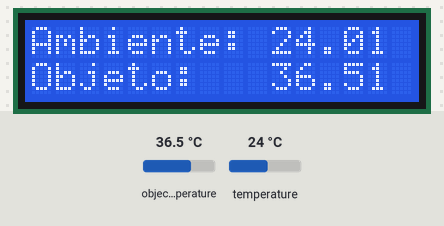
Bench run of a sketch on a simulated Arduino Uno, built with avr-gcc and run on an emulated ATmega328P. Parts: 16×2 character LCD. Inputs (shaded band) come from the test bench; at power-on: object temperature 36.5 °C, temperature 24 °C. What the sketch prints to the serial monitor is not drawn.

Above: at 1.2 s.
1.3 s: object temperature set to 20 °C
At 2.2 s:
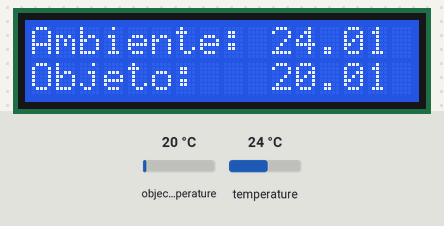
3.0 s: temperature set to 12 °C
At 3.9 s:
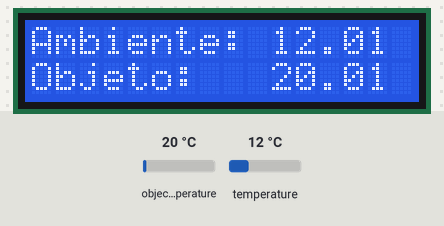
4.6 s: object temperature set to 26 °C
At 5.7 s:
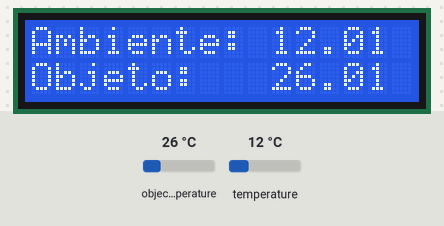
7.6 s: temperature set to 19 °C
At 8.6 s:
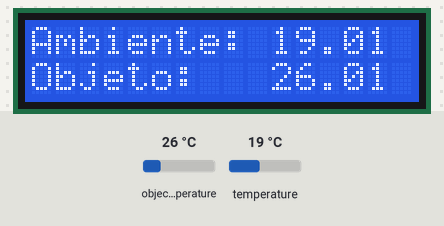
Timing chart, 0 to 10.6 s (numbered marks = the images above; inputs shaded):
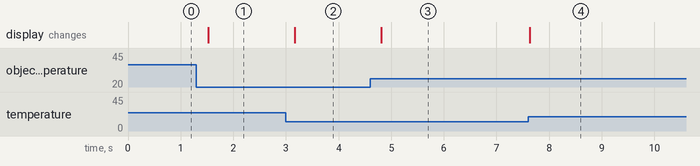

Measured:
- after the input at 1.3 s, the display: changes after 0.22 s (image 1)
- after the input at 3.0 s, the display: changes after 0.17 s (image 2)
- after the input at 4.6 s, the display: changes after 0.21 s (image 3)
- after the input at 7.6 s, the display: changes at once (image 4)

The sketch:

Sindra_MLX90614_LCD.ino
```cpp
// ---------------------------------------------------------------------------------------------------------
// Samuel Sindra - 07/2017 - Teste display LCD 16X2 - I2C e sensor térmico MLX90614
// Placa controladora utilizada: Arduino UNO
// Portas utilizadas: GND | VCC=5V | SDA | SCL
// Módulo LCD I2C - Configuração 0x3f (Cada módulo pode apresentar endereço diferente e é configurável na placa.
// Múdulo MLX90614 - Configuração padrão
// ---------------------------------------------------------------------------------------------------------

// Carregar biblioteca do módulo I2C para o display
#include <LiquidCrystal_I2C.h>

// Carregar biblioteca MLX90614
#include <Adafruit_MLX90614.h>

// Carregar biblioteca de comunicação I2C
#include <Wire.h>

// Inicializando o LCD conforme endereço I2C do módulo
LiquidCrystal_I2C lcd(0x3f,2,1,0,4,5,6,7,3, POSITIVE);

Adafruit_MLX90614 sensor = Adafruit_MLX90614();  // Cria objeto

// Função SETUP - Configurações gerais
void setup()
{
  Serial.begin(57600);  // Inicializa porta serial
  lcd.begin (16,2); // Informa o padrão do LCD: (16,2) ou (20,4)
  lcd.setBacklight(HIGH);  // Habilita o backlight do display, se disponível
  sensor.begin();  // Inicializa o sensor MLX90614
  Serial.println("Avaliacao de temperatura com o MLX90614");
  Serial.println("Temperatura ambiente e objeto a frente do sensor");
  Serial.println("Apresentacao em display LCD 16X2 via I2C");
}

// Função LOOP - Execução contínua
void loop()
{
  // Apresentação dos dados no display
  lcd.clear();  // Apaga o display
  lcd.setCursor(0,0);  // Posicionar o cursor na esquerda, em cima (X,Y) ou (coluna X linha)
  lcd.print("Ambiente:");  // Mostra texto na primeira linha
  lcd.setCursor(10,0);
  lcd.print(sensor.readAmbientTempC());  // Mostra temperatura do ambiente em ºC
  lcd.setCursor(0,1);  // Posicionar o cursor na esquerda, em cima (X,Y) ou (coluna X linha)
  lcd.print("Objeto:");  // Mostra texto na segunda linha
  lcd.setCursor(10,1);
  lcd.print(sensor.readObjectTempC());  // Mostra temperatura do objeto em ºC

  // Apresentação dos dados na porta serial
  Serial.print("Ambiente = ");
  Serial.print(sensor.readAmbientTempC());
  Serial.print("C\tObjeto = ");
  Serial.print(sensor.readObjectTempC());
  Serial.println("C");
  delay(200);
}
```
